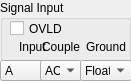
  <widget class="QGroupBox" name="groupBox_3">
   <property name="geometry">
    <rect>
     <x>0</x>
     <y>120</y>
     <width>131</width>
     <height>81</height>
    </rect>
   </property>
   <property name="title">
    <string>Signal Input</string>
   </property>
   <widget class="QWidget" name="verticalLayoutWidget">
    <property name="geometry">
     <rect>
      <x>0</x>
      <y>40</y>
      <width>66</width>
      <height>41</height>
     </rect>
    </property>
    <layout class="QVBoxLayout" name="verticalLayout">
     <item alignment="Qt::AlignHCenter">
      <widget class="QLabel" name="label">
       <property name="text">
        <string>Input</string>
       </property>
      </widget>
     </item>
     <item alignment="Qt::AlignHCenter">
      <widget class="QComboBox" name="input">
       <item>
        <property name="text">
         <string>A</string>
        </property>
       </item>
       <item>
        <property name="text">
         <string>A-B</string>
        </property>
       </item>
       <item>
        <property name="text">
         <string>I(10^6)</string>
        </property>
       </item>
       <item>
        <property name="text">
         <string>I(10^8)</string>
        </property>
       </item>
      </widget>
     </item>
    </layout>
   </widget>
   <widget class="QWidget" name="verticalLayoutWidget_2">
    <property name="geometry">
     <rect>
      <x>40</x>
      <y>40</y>
      <width>42</width>
      <height>41</height>
     </rect>
    </property>
    <layout class="QVBoxLayout" name="verticalLayout_2">
     <item alignment="Qt::AlignHCenter">
      <widget class="QLabel" name="label_2">
       <property name="text">
        <string>Couple</string>
       </property>
      </widget>
     </item>
     <item alignment="Qt::AlignHCenter">
      <widget class="QComboBox" name="coupling">
       <item>
        <property name="text">
         <string>AC</string>
        </property>
       </item>
       <item>
        <property name="text">
         <string>DC</string>
        </property>
       </item>
      </widget>
     </item>
    </layout>
   </widget>
   <widget class="QWidget" name="verticalLayoutWidget_3">
    <property name="geometry">
     <rect>
      <x>80</x>
      <y>40</y>
      <width>52</width>
      <height>41</height>
     </rect>
    </property>
    <layout class="QVBoxLayout" name="verticalLayout_3">
     <item alignment="Qt::AlignHCenter">
      <widget class="QLabel" name="label_3">
       <property name="text">
        <string>Ground</string>
       </property>
      </widget>
     </item>
     <item alignment="Qt::AlignHCenter">
      <widget class="QComboBox" name="ground">
       <property name="minimumSize">
        <size>
         <width>50</width>
         <height>0</height>
        </size>
       </property>
       <item>
        <property name="text">
         <string>Float</string>
        </property>
       </item>
       <item>
        <property name="text">
         <string>Ground</string>
        </property>
       </item>
      </widget>
     </item>
    </layout>
   </widget>
   <widget class="QCheckBox" name="ovldcheck">
    <property name="geometry">
     <rect>
      <x>10</x>
      <y>20</y>
      <width>70</width>
      <height>17</height>
     </rect>
    </property>
    <property name="text">
     <string>OVLD</string>
    </property>
   </widget>
  </widget>
